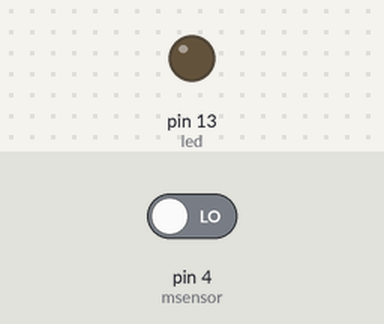
The sketch below on a simulated Arduino Uno, built with avr-gcc and run on an emulated ATmega328P. On the bench: output pins drawn as LEDs (lit = HIGH). The test bench sets the inputs (shaded band); at power-on: pin 4 (msensor) LOW.

Above: at 1.8 s.
1.9 s: pin 4 (msensor) driven HIGH
At 2.5 s:
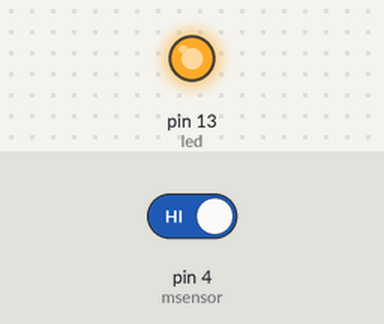
3.5 s: pin 4 (msensor) driven LOW
At 5.2 s:
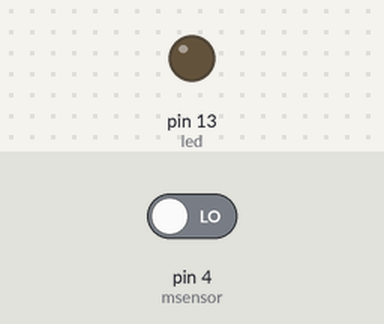
Timing chart, 0 to 6.7 s (numbered marks = the images above; inputs shaded):
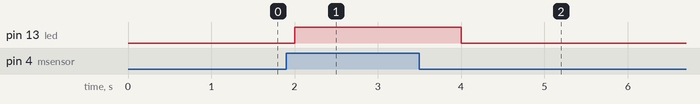

The sketch:

moisture_sensor_demo.ino
```cpp
int msensor = 4; // moisture sensor is connected with digital pin4 of the Arduino
int led = 13;
boolean flag = false;
void setup() {
  Serial.begin(9600);
  pinMode(msensor, INPUT);
  pinMode(led, OUTPUT);
}

void loop() {


  if ( (digitalRead(msensor) == HIGH  ) && ( flag == false ) )
{
  digitalWrite(led, HIGH);
  flag = true;
  delay(1000);
}

  if ( (digitalRead(msensor) == LOW  ) && ( flag == true ) )
{
  digitalWrite(led, LOW);
  flag = false;
  delay(1000);
}


  delay(1000);
}
```

Measured:
- after the input at 1.9 s, pin 13 (led): LOW → HIGH after 0.10 s
- after the input at 3.5 s, pin 13 (led): HIGH → LOW after 0.50 s
